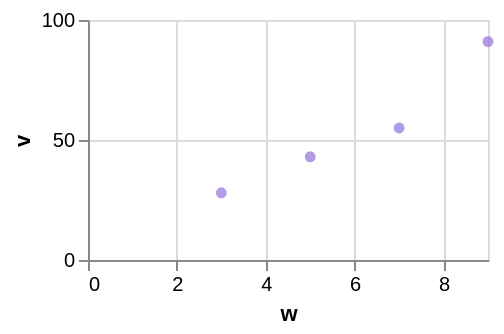

Source (Vega-Lite JSON):
### Vega-Lite specification from a JSON file in a GitHub repository (floating-point values rounded to 4 significant figures)
{"$schema": "https://vega.github.io/schema/vega-lite/v6.json", "width": 200, "height": 120, "data": {"values": [{"c": "alpha", "v": 28, "w": 3, "t": "2024-01-07"}, {"c": "beta", "v": 55, "w": 7, "t": "2024-03-19"}, {"c": "gamma", "v": 43, "w": 5, "t": "2024-06-02"}, {"c": "delta", "v": 91, "w": 9, "t": "2024-09-11"}]}, "mark": {"type": "circle", "color": "mediumpurple"}, "encoding": {"x": {"field": "w", "type": "quantitative"}, "y": {"field": "v", "type": "quantitative"}}}
